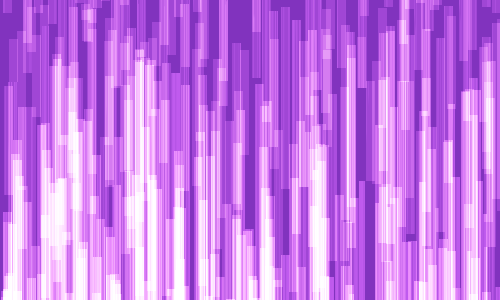
Frame 1 (no input)
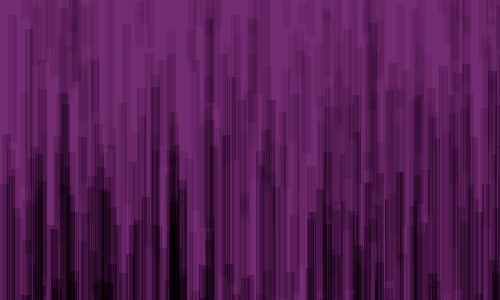
Frame 60 (the mouse pressed at the canvas centre just before this capture)
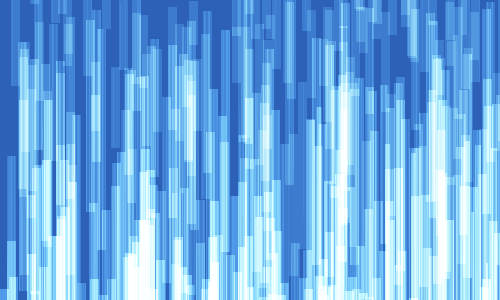
Frame 120 (the mouse held since frame 60 and released just before this capture)

The Processing sketch that drew these frames (run headless with seeded random() and noise(); from frame 60 on, the mouse is pressed at the canvas centre):

// Processing sketch: processing_3889
// ── processing_3889.pde

void setup(){
size(500,300);}
void draw(){
background(random(200),random(200),random(200));for(int i=0;i<500;i++){blend(i,int(random(300)),i,8,int(random(500)),i-int(random(200)),9,i,SOFT_LIGHT);}}
